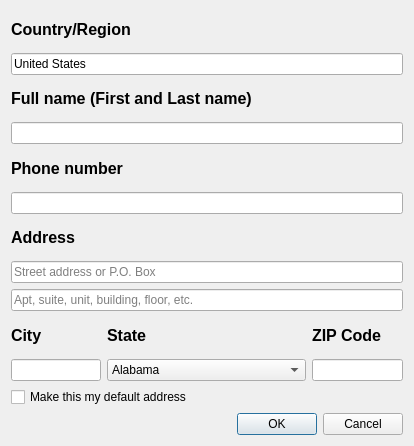
<?xml version="1.0" encoding="UTF-8"?>
<ui version="4.0">
 <class>Address</class>
 <widget class="QDialog" name="Address">
  <property name="geometry">
   <rect>
    <x>0</x>
    <y>0</y>
    <width>414</width>
    <height>446</height>
   </rect>
  </property>
  <property name="windowTitle">
   <string>Dialog</string>
  </property>
  <layout class="QGridLayout" name="gridLayout">
   <item row="6" column="0" colspan="3">
    <widget class="QLabel" name="AddressLabel">
     <property name="font">
      <font>
       <pointsize>12</pointsize>
       <bold>true</bold>
      </font>
     </property>
     <property name="text">
      <string>Address</string>
     </property>
    </widget>
   </item>
   <item row="10" column="2">
    <widget class="QLineEdit" name="zipLine"/>
   </item>
   <item row="3" column="0" colspan="3">
    <widget class="QLineEdit" name="nameLine"/>
   </item>
   <item row="10" column="0">
    <widget class="QLineEdit" name="cityLine"/>
   </item>
   <item row="5" column="0" colspan="3">
    <widget class="QLineEdit" name="phoneLine"/>
   </item>
   <item row="8" column="0" colspan="3">
    <widget class="QLineEdit" name="addressLine2">
     <property name="placeholderText">
      <string>Apt, suite, unit, building, floor, etc.</string>
     </property>
    </widget>
   </item>
   <item row="7" column="0" colspan="3">
    <widget class="QLineEdit" name="addressLine1">
     <property name="placeholderText">
      <string>Street address or P.O. Box</string>
     </property>
    </widget>
   </item>
   <item row="9" column="0">
    <widget class="QLabel" name="cityLabel">
     <property name="font">
      <font>
       <pointsize>12</pointsize>
       <bold>true</bold>
      </font>
     </property>
     <property name="text">
      <string>City</string>
     </property>
    </widget>
   </item>
   <item row="9" column="1">
    <widget class="QLabel" name="stateLabel">
     <property name="font">
      <font>
       <pointsize>12</pointsize>
       <bold>true</bold>
      </font>
     </property>
     <property name="text">
      <string>State</string>
     </property>
    </widget>
   </item>
   <item row="0" column="0" colspan="3">
    <widget class="QLabel" name="countryLabel">
     <property name="font">
      <font>
       <pointsize>12</pointsize>
       <bold>true</bold>
      </font>
     </property>
     <property name="text">
      <string>Country/Region</string>
     </property>
    </widget>
   </item>
   <item row="4" column="0" colspan="3">
    <widget class="QLabel" name="phoneLabel">
     <property name="font">
      <font>
       <pointsize>12</pointsize>
       <bold>true</bold>
      </font>
     </property>
     <property name="text">
      <string>Phone number</string>
     </property>
    </widget>
   </item>
   <item row="9" column="2">
    <widget class="QLabel" name="zipLabel">
     <property name="font">
      <font>
       <pointsize>12</pointsize>
       <bold>true</bold>
      </font>
     </property>
     <property name="text">
      <string>ZIP Code</string>
     </property>
    </widget>
   </item>
   <item row="1" column="0" colspan="3">
    <widget class="QLineEdit" name="countryLine">
     <property name="text">
      <string>United States</string>
     </property>
     <property name="readOnly">
      <bool>true</bool>
     </property>
    </widget>
   </item>
   <item row="13" column="0" colspan="3">
    <widget class="QDialogButtonBox" name="buttonBox">
     <property name="orientation">
      <enum>Qt::Horizontal</enum>
     </property>
     <property name="standardButtons">
      <set>QDialogButtonBox::Cancel|QDialogButtonBox::Ok</set>
     </property>
    </widget>
   </item>
   <item row="2" column="0" colspan="3">
    <widget class="QLabel" name="nameLabel">
     <property name="font">
      <font>
       <pointsize>12</pointsize>
       <bold>true</bold>
      </font>
     </property>
     <property name="text">
      <string>Full name (First and Last name)</string>
     </property>
    </widget>
   </item>
   <item row="10" column="1">
    <widget class="QComboBox" name="stateBox">
     <property name="sizePolicy">
      <sizepolicy hsizetype="MinimumExpanding" vsizetype="Fixed">
       <horstretch>0</horstretch>
       <verstretch>0</verstretch>
      </sizepolicy>
     </property>
     <item>
      <property name="text">
       <string>Alabama</string>
      </property>
     </item>
     <item>
      <property name="text">
       <string>Alaska</string>
      </property>
     </item>
     <item>
      <property name="text">
       <string>American Samoa</string>
      </property>
     </item>
     <item>
      <property name="text">
       <string>Arizona</string>
      </property>
     </item>
     <item>
      <property name="text">
       <string>Arkansas</string>
      </property>
     </item>
     <item>
      <property name="text">
       <string>California</string>
      </property>
     </item>
     <item>
      <property name="text">
       <string>Colorado</string>
      </property>
     </item>
     <item>
      <property name="text">
       <string>Connecticut</string>
      </property>
     </item>
     <item>
      <property name="text">
       <string>Delaware</string>
      </property>
     </item>
     <item>
      <property name="text">
       <string>District of Columbia</string>
      </property>
     </item>
     <item>
      <property name="text">
       <string>Federated States of Micronesia</string>
      </property>
     </item>
     <item>
      <property name="text">
       <string>Floridia</string>
      </property>
     </item>
     <item>
      <property name="text">
       <string>Georgia</string>
      </property>
     </item>
     <item>
      <property name="text">
       <string>Guam</string>
      </property>
     </item>
     <item>
      <property name="text">
       <string>Hawaii</string>
      </property>
     </item>
     <item>
      <property name="text">
       <string>Idaho</string>
      </property>
     </item>
     <item>
      <property name="text">
       <string>Illinois</string>
      </property>
     </item>
     <item>
      <property name="text">
       <string>Indiana</string>
      </property>
     </item>
     <item>
      <property name="text">
       <string>Iowa</string>
      </property>
     </item>
     <item>
      <property name="text">
       <string>Kansas</string>
      </property>
     </item>
     <item>
      <property name="text">
       <string>Kentucky</string>
      </property>
     </item>
     <item>
      <property name="text">
       <string>Louisiana</string>
      </property>
     </item>
     <item>
      <property name="text">
       <string>Maine</string>
      </property>
     </item>
     <item>
      <property name="text">
       <string>Marshall Islands</string>
      </property>
     </item>
     <item>
      <property name="text">
       <string>Maryland</string>
      </property>
     </item>
     <item>
      <property name="text">
       <string>Massachusetts</string>
      </property>
     </item>
     <item>
      <property name="text">
       <string>Michigan</string>
      </property>
     </item>
     <item>
      <property name="text">
       <string>Minnesota</string>
      </property>
     </item>
     <item>
      <property name="text">
       <string>Mississippi</string>
      </property>
     </item>
     <item>
      <property name="text">
       <string>Missouri</string>
      </property>
     </item>
     <item>
      <property name="text">
       <string>Montana</string>
      </property>
     </item>
     <item>
      <property name="text">
       <string>Nebraska</string>
      </property>
     </item>
     <item>
      <property name="text">
       <string>Nevada</string>
      </property>
     </item>
     <item>
      <property name="text">
       <string>New Hampshire</string>
      </property>
     </item>
     <item>
      <property name="text">
       <string>New Jersey</string>
      </property>
     </item>
     <item>
      <property name="text">
       <string>New Mexico</string>
      </property>
     </item>
     <item>
      <property name="text">
       <string>New York</string>
      </property>
     </item>
     <item>
      <property name="text">
       <string>North Carolina</string>
      </property>
     </item>
     <item>
      <property name="text">
       <string>North Dakota</string>
      </property>
     </item>
     <item>
      <property name="text">
       <string>Northern Mariana Islands</string>
      </property>
     </item>
     <item>
      <property name="text">
       <string>Ohio</string>
      </property>
     </item>
     <item>
      <property name="text">
       <string>Oklahoma</string>
      </property>
     </item>
     <item>
      <property name="text">
       <string>Oregon</string>
      </property>
     </item>
     <item>
      <property name="text">
       <string>Palau</string>
      </property>
     </item>
     <item>
      <property name="text">
       <string>Pennsylvania</string>
      </property>
     </item>
     <item>
      <property name="text">
       <string>Puerto Rico</string>
      </property>
     </item>
     <item>
      <property name="text">
       <string>Rhode Island</string>
      </property>
     </item>
     <item>
      <property name="text">
       <string>South Carolina</string>
      </property>
     </item>
     <item>
      <property name="text">
       <string>South Dakota</string>
      </property>
     </item>
     <item>
      <property name="text">
       <string>Tennessee</string>
      </property>
     </item>
     <item>
      <property name="text">
       <string>Texas</string>
      </property>
     </item>
     <item>
      <property name="text">
       <string>Utah</string>
      </property>
     </item>
     <item>
      <property name="text">
       <string>Vermont</string>
      </property>
     </item>
     <item>
      <property name="text">
       <string>Virgin Islands</string>
      </property>
     </item>
     <item>
      <property name="text">
       <string>Virginia</string>
      </property>
     </item>
     <item>
      <property name="text">
       <string>Washington</string>
      </property>
     </item>
     <item>
      <property name="text">
       <string comment="TAKE ME HOME" extracomment="TAKE ME HOME">West Virginia</string>
      </property>
     </item>
     <item>
      <property name="text">
       <string>Wisconsin</string>
      </property>
     </item>
     <item>
      <property name="text">
       <string>Wyoming</string>
      </property>
     </item>
     <item>
      <property name="text">
       <string>Armed Forces - AA</string>
      </property>
     </item>
     <item>
      <property name="text">
       <string>Armed Forces - AE</string>
      </property>
     </item>
     <item>
      <property name="text">
       <string>Armed Forces - AP</string>
      </property>
     </item>
    </widget>
   </item>
   <item row="12" column="0" colspan="3">
    <widget class="QCheckBox" name="defaultBox">
     <property name="text">
      <string>Make this my default address</string>
     </property>
    </widget>
   </item>
  </layout>
 </widget>
 <tabstops>
  <tabstop>countryLine</tabstop>
  <tabstop>nameLine</tabstop>
  <tabstop>phoneLine</tabstop>
  <tabstop>addressLine1</tabstop>
  <tabstop>addressLine2</tabstop>
  <tabstop>cityLine</tabstop>
  <tabstop>stateBox</tabstop>
  <tabstop>zipLine</tabstop>
  <tabstop>defaultBox</tabstop>
 </tabstops>
 <resources/>
 <connections>
  <connection>
   <sender>buttonBox</sender>
   <signal>accepted()</signal>
   <receiver>Address</receiver>
   <slot>accept()</slot>
   <hints>
    <hint type="sourcelabel">
     <x>248</x>
     <y>254</y>
    </hint>
    <hint type="destinationlabel">
     <x>157</x>
     <y>274</y>
    </hint>
   </hints>
  </connection>
  <connection>
   <sender>buttonBox</sender>
   <signal>rejected()</signal>
   <receiver>Address</receiver>
   <slot>reject()</slot>
   <hints>
    <hint type="sourcelabel">
     <x>316</x>
     <y>260</y>
    </hint>
    <hint type="destinationlabel">
     <x>286</x>
     <y>274</y>
    </hint>
   </hints>
  </connection>
 </connections>
</ui>
